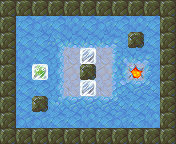

A level layout from a 2D game, rendered from its tile map. Below: a short description, then the map file with tile-grid data replaced by summaries:
An orthogonal 11x9 tile map with 16x16 px tiles, 4 tile layers (Bottom, Floor, FloorTop, Blocks), 5 tilesets.

<map version="1.0" orientation="orthogonal" width="11" height="9" tilewidth="16" tileheight="16">
 <tileset firstgid="1" name="ground" tilewidth="16" tileheight="16">
  <image source="assets/tileset-ground.png" width="48" height="16" />
 </tileset>
 <tileset firstgid="4" name="misc" tilewidth="16" tileheight="16">
  <image source="assets/tileset-misc.png" width="64" height="16" />
  <tile id="3">
   <properties>
    <property name="goal" value="true" />
   </properties>
  </tile>
 </tileset>
 <tileset firstgid="8" name="pushblocks" tilewidth="16" tileheight="16">
  <image source="assets/tileset-pushblocks.png" width="48" height="16" />
  <tile id="1">
   <properties>
    <property name="goal" value="true" />
    <property name="sprite" value="assets/frozen.sprite" />
   </properties>
  </tile>
 </tileset>
 <tileset firstgid="11" name="rocks" tilewidth="16" tileheight="16">
  <properties>
   <property name="collision" value="true" />
  </properties>
  <image source="assets/tileset-rocks.png" width="256" height="48" />
 </tileset>
 <tileset firstgid="59" name="slippery" tilewidth="16" tileheight="16">
  <properties>
   <property name="slippery_block" value="true" />
   <property name="slippery_player" value="true" />
  </properties>
  <image source="assets/tileset-slippery.png" width="256" height="48" />
 </tileset>
 <layer name="Bottom" width="11" height="9">
  <data>[99 cells, 99 non-empty, 2 distinct tile ids]</data>
 </layer>
 <layer name="Floor" width="11" height="9">
  <properties>
   <property name="player_offset_y" value="-1" />
   <property name="player_sprite" value="assets/dino.sprite" />
   <property name="start_x" value="6" />
   <property name="start_y" value="4" />
  </properties>
  <data>[99 cells, 90 non-empty, 15 distinct tile ids]</data>
 </layer>
 <layer name="FloorTop" width="11" height="9">
  <data>[99 cells, 39 non-empty, 2 distinct tile ids]</data>
 </layer>
 <layer name="Blocks" width="11" height="9">
  <data>[99 cells, 3 non-empty, 2 distinct tile ids]</data>
 </layer>
</map>
